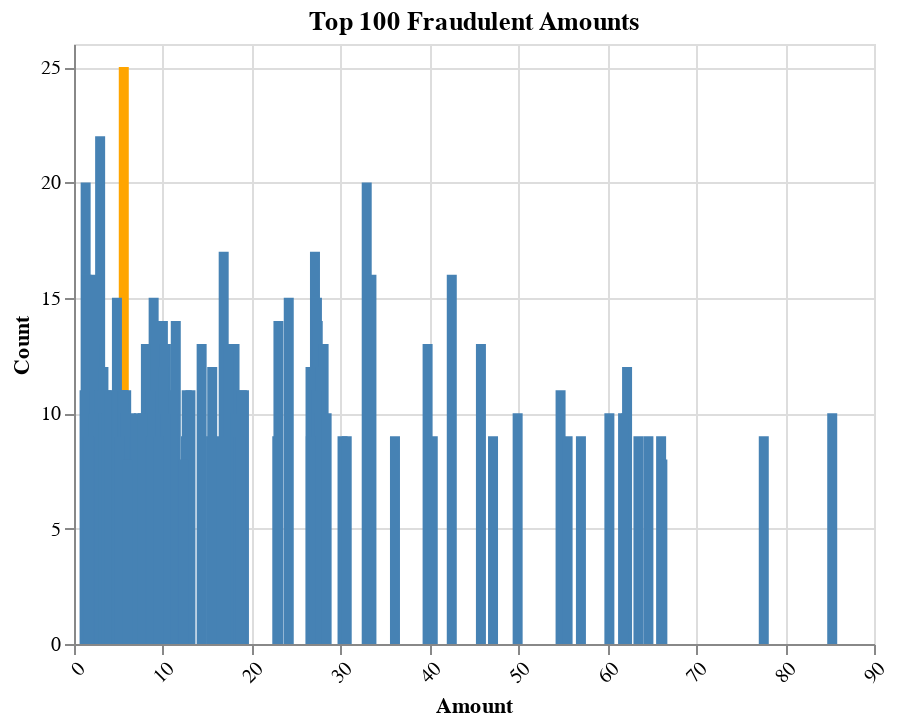

Source (notebook cell):
### Code cell
fraud = new_data_df.select(
    pl.col("Amount"), pl.col("Is Fraud?")).filter(pl.col("Is Fraud?") == 1
    ).select(
        pl.col("Amount").unique(), pl.col("Amount").unique_counts().alias("Count")
    )
amount_counts_chart(fraud, "Fraudulent")

### Figure 1 — Vega-Lite specification as saved in the notebook (floating-point values rounded to 4 significant figures)
{"config": {"view": {"continuousWidth": 300, "continuousHeight": 300}}, "data": {"name": "data-5d08550679e4f264610ac92789b59c0c"}, "mark": {"type": "bar"}, "encoding": {"color": {"condition": {"test": "(datum.Count === 25.0)", "value": "orange"}, "value": "steelblue"}, "x": {"axis": {"labelAngle": -45}, "field": "Amount", "type": "quantitative"}, "y": {"field": "Count", "type": "quantitative"}}, "title": "Top 100 Fraudulent Amounts", "width": 400, "$schema": "https://vega.github.io/schema/vega-lite/v5.16.3.json", "datasets": {"data-5d08550679e4f264610ac92789b59c0c": [{"Amount": 5.6, "Count": 25}, {"Amount": 2.94, "Count": 22}, {"Amount": 32.93, "Count": 20}, {"Amount": 1.31, "Count": 20}, {"Amount": 16.84, "Count": 17}, {"Amount": 27.11, "Count": 17}, {"Amount": 33.46, "Count": 16}, {"Amount": 1.42, "Count": 16}, {"Amount": 2.07, "Count": 16}, {"Amount": 42.5, "Count": 16}, {"Amount": 4.83, "Count": 15}, {"Amount": 24.16, "Count": 15}, {"Amount": 27.33, "Count": 15}, {"Amount": 8.96, "Count": 15}, {"Amount": 10.0, "Count": 14}, {"Amount": 23.0, "Count": 14}, {"Amount": 27.42, "Count": 14}, {"Amount": 11.45, "Count": 14}, {"Amount": 8.09, "Count": 13}, {"Amount": 18.06, "Count": 13}, {"Amount": 17.39, "Count": 13}, {"Amount": 39.78, "Count": 13}, {"Amount": 10.34, "Count": 13}, {"Amount": 28.08, "Count": 13}, {"Amount": 2.28, "Count": 13}, {"Amount": 10.18, "Count": 13}, {"Amount": 45.78, "Count": 13}, {"Amount": 14.36, "Count": 13}, {"Amount": 33.32, "Count": 13}, {"Amount": 26.61, "Count": 12}, {"Amount": 15.55, "Count": 12}, {"Amount": 62.22, "Count": 12}, {"Amount": 27.7, "Count": 12}, {"Amount": 10.1, "Count": 12}, {"Amount": 3.31, "Count": 12}, {"Amount": 19.12, "Count": 11}, {"Amount": 5.5, "Count": 11}, {"Amount": 27.24, "Count": 11}, {"Amount": 3.81, "Count": 11}, {"Amount": 54.74, "Count": 11}, {"Amount": 5.47, "Count": 11}, {"Amount": 11.22, "Count": 11}, {"Amount": 1.19, "Count": 11}, {"Amount": 18.88, "Count": 11}, {"Amount": 3.19, "Count": 11}, {"Amount": 8.56, "Count": 11}, {"Amount": 12.68, "Count": 11}, {"Amount": 5.87, "Count": 11}, {"Amount": 3.67, "Count": 11}, {"Amount": 5.56, "Count": 11}, {"Amount": 13.1, "Count": 11}, {"Amount": 2.83, "Count": 11}, {"Amount": 6.4, "Count": 10}, {"Amount": 10.06, "Count": 10}, {"Amount": 9.7, "Count": 10}, {"Amount": 2.56, "Count": 10}, {"Amount": 62.13, "Count": 10}, {"Amount": 61.77, "Count": 10}, {"Amount": 7.3, "Count": 10}, {"Amount": 11.03, "Count": 10}, {"Amount": 27.59, "Count": 10}, {"Amount": 85.3, "Count": 10}, {"Amount": 7.73, "Count": 10}, {"Amount": 28.42, "Count": 10}, {"Amount": 60.23, "Count": 10}, {"Amount": 5.75, "Count": 10}, {"Amount": 18.17, "Count": 10}, {"Amount": 2.24, "Count": 10}, {"Amount": 49.91, "Count": 10}, {"Amount": 10.29, "Count": 10}, {"Amount": 1.78, "Count": 9}, {"Amount": 64.62, "Count": 9}, {"Amount": 22.87, "Count": 9}, {"Amount": 16.47, "Count": 9}, {"Amount": 57.03, "Count": 9}, {"Amount": 55.53, "Count": 9}, {"Amount": 30.21, "Count": 9}, {"Amount": 36.11, "Count": 9}, {"Amount": 66.05, "Count": 9}, {"Amount": 40.36, "Count": 9}, {"Amount": 26.64, "Count": 9}, {"Amount": 9.17, "Count": 9}, {"Amount": 8.59, "Count": 9}, {"Amount": 47.14, "Count": 9}, {"Amount": 63.5, "Count": 9}, {"Amount": 8.68, "Count": 9}, {"Amount": 77.6, "Count": 9}, {"Amount": 1.56, "Count": 9}, {"Amount": 9.54, "Count": 9}, {"Amount": 15.42, "Count": 9}, {"Amount": 18.54, "Count": 9}, {"Amount": 5.63, "Count": 9}, {"Amount": 12.6, "Count": 9}, {"Amount": 30.68, "Count": 9}, {"Amount": 1.68, "Count": 9}, {"Amount": 18.7, "Count": 9}, {"Amount": 5.17, "Count": 9}, {"Amount": 6.01, "Count": 8}, {"Amount": 66.19, "Count": 8}, {"Amount": 12.37, "Count": 8}]}}
